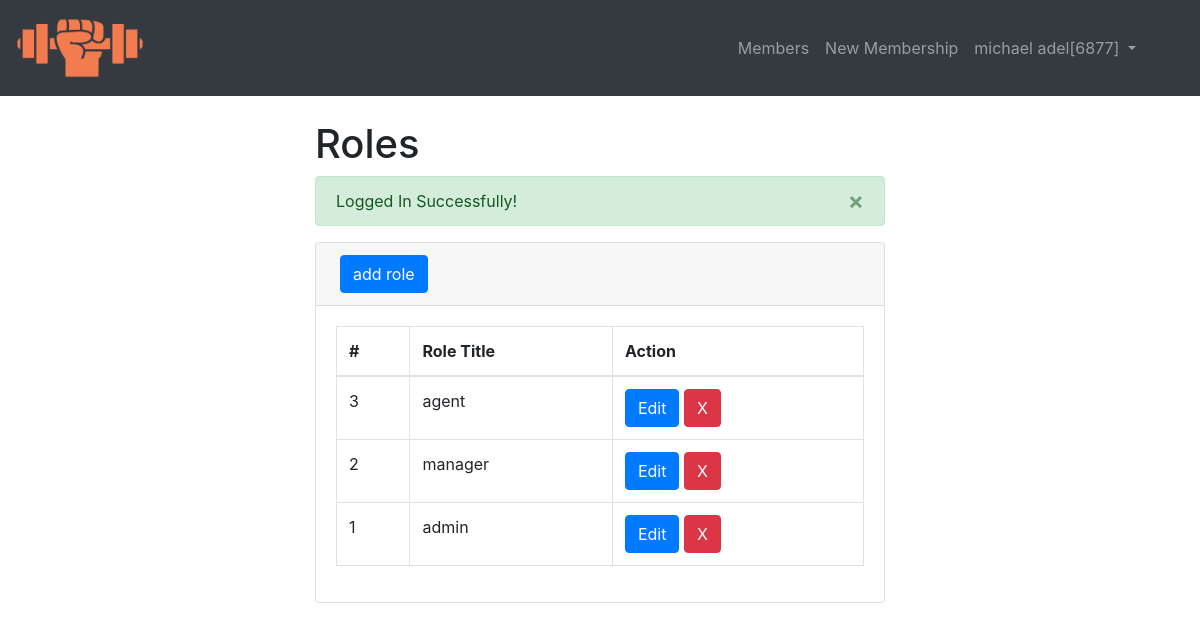
The page /roles/index.php (signed in) on the database its author committed.
### tables this page shows
CREATE TABLE `roles` (
  `id` tinyint(4) NOT NULL,
  `role` char(20) NOT NULL
);

### roles/index.php (the view, shortened to what this page needs)
<?php
 require("../inc/init.php");
 require_once("../inc/nav.php");
 $sql = "select * from roles order by id desc";
 $op  = mysqli_query($conn,$sql);
?>
            <div id="layoutSidenav_content">
                <main>
                    <div class="container-fluid col-md-6">
                        <h1 class="mt-4">Roles</h1>
                        <?php if(isset($_SESSION['message'])){displayMessage();}?>
                        <div class="card mb-4">
                            <div class="card-header">
                            <a href='role_create.php' class='btn btn-primary m-r-1em'>add role</a>
                            </div>
                            <div class="card-body">
                                <div class="table-responsive">
                                    <table class="table table-bordered" id="dataTable" width="100%" cellspacing="0">
                                        <thead>
                                            <tr>
                                                <th>#</th>
                                                <th>Role Title</th>
                                                <th>Action</th>
                                            </tr>
                                        </thead>
                                        <tbody>
                             <?php while($data = mysqli_fetch_assoc($op)){ ?>
                                            <tr>
                                                <td><?php echo $data['id'];?></td>
                                                <td><?php echo $data['role']?></td>
                                                <td>
                                                    <a href='role_edit.php?id=<?php echo base64_encode($data['id']);?>' class='btn btn-primary m-r-1em'>Edit</a>
                                                    <a href='role_delete.php?id=<?php echo base64_encode($data['id']);?>' class='btn btn-danger m-r-1em'>X</a>
                                               </td>
                                            </tr>
                            <?php } ?>
                                        </tbody>
                                    </table>
                                </div>
                            </div>
                        </div>
                    </div>
                </main>
<?php
require_once('../inc/footer.php');

### rows shown on the page
roles: id "3", role "agent"
roles: id "2", role "manager"
roles: id "1", role "admin"

### other values the page prints
$_SESSION['full_name'] "michael adel"
$_SESSION['agent_code'] "6877"
$_SESSION['message'] "Logged In Successfully! ×"
